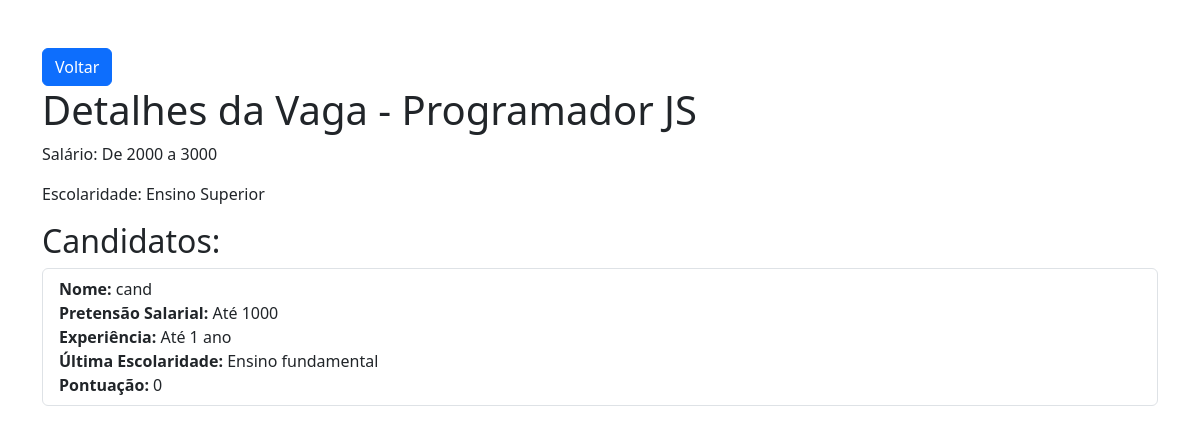
Page /empresas/vagas/19/candidatos/ (signed in) on the committed database.
### empresas/models.py (models this page shows, shortened)
class Vagas(models.Model):
    empresa = models.CharField(max_length=100)
    titulo = models.CharField(max_length=150)
    salario = models.CharField(max_length=50)
    escolaridade = models.CharField(max_length=50)

### candidatos/models.py (models this page shows, shortened)
class Candidatura(models.Model):
    CANDIDATURA_CHOICES = [
        ("Até 1000", "Até 1000"),
        ("De 1000 a 2000", "De 1000 a 2000"),
        ("De 2000 a 3000", "De 2000 a 3000"),
        ("Acima de 3000", "Acima de 3000"),
    ]
    EXPERIENCIA_CHOICES = [
        ("Até 1 ano", "Até 1 ano"),
        ("De 1 ano a 2 anos", "De 1 ano a 2 anos"),
        ("De 2 anos a 3 anos", "De 2 anos a 3 anos"),
        ("Acima de 3 anos", "Acima de 3 anos"),
    ]
    ESCOLARIDADE_CHOICES = [
        ("Ensino fundamental", "Ensino fundamental"),
        ("Ensino médio", "Ensino médio"),
        ("Tecnólogo", "Tecnólogo"),
        ("Ensino Superior", "Ensino Superior"),
        ("Pós / MBA / Mestrado", "Pós / MBA / Mestrado"),
        ("Doutorado", "Doutorado"),
    ]
    candidato = models.ForeignKey(User, on_delete=models.CASCADE)
    vaga = models.ForeignKey(Vagas, on_delete=models.CASCADE)
    pretensao_salario = models.CharField(
        max_length=50, choices=CANDIDATURA_CHOICES, default="Até 1000"
    )
    experiencia = models.CharField(
        max_length=50, choices=EXPERIENCIA_CHOICES, default="Até 1 ano"
    )
    ultima_escolaridade = models.CharField(
        max_length=50, choices=ESCOLARIDADE_CHOICES, default="Ensino fundamental"
    )
    pontuacao = models.IntegerField(default=0)

### empresas/views.py (the view)
@login_required(login_url="/empresas/login")
@has_role_decorator("empresa")
def candidatos_vaga(request, vaga_id):
    vaga = get_object_or_404(Vagas, pk=vaga_id)
    candidaturas = Candidatura.objects.filter(vaga=vaga)
    dict_escolaridade = {
        "Ensino fundamental": 1,
        "Ensino médio": 2,
        "Tecnólogo": 3,
        "Ensino Superior": 4,
        "Pós / MBA / Mestrado": 5,
        "Doutorado": 6,
    }
    for candidatura in candidaturas:
        pontuacao = 0
        if candidatura.pretensao_salario == vaga.salario:
            pontuacao += 1
        escolaridade_vaga = dict_escolaridade[vaga.escolaridade]
        escolaridade_candidato = dict_escolaridade[candidatura.ultima_escolaridade]
        if escolaridade_candidato >= escolaridade_vaga:
            pontuacao += 1
        candidatura.pontuacao = pontuacao
        candidatura.save()
    return render(
        request,
        "empresas/candidatos_vaga.html",
        {"vaga": vaga, "candidaturas": candidaturas},
    )

### empresas/templates/empresas/candidatos_vaga.html (shortened to what this page needs)
{% extends 'base.html' %}
{% block content %}
    <div class="container mt-5">
        <a href="{% url 'vagas' %}" class="btn btn-primary">Voltar</a>
        <h1>Detalhes da Vaga - {{ vaga.titulo }}</h1>
        <p>Salário: {{ vaga.salario }}</p>
        <p>Escolaridade: {{ vaga.escolaridade }}</p>
        <h2>Candidatos:</h2>
        <ul class="list-group">
            {% for candidatura in candidaturas %}
                <li class="list-group-item">
                    <strong>Nome:</strong> {{ candidatura.candidato.username }} <br>
                    <strong>Pretensão Salarial:</strong> {{ candidatura.get_pretensao_salario_display }} <br>
                    <strong>Experiência:</strong> {{ candidatura.get_experiencia_display }} <br>
                    <strong>Última Escolaridade:</strong> {{ candidatura.get_ultima_escolaridade_display }} <br>
                    <strong>Pontuação:</strong> {{ candidatura.pontuacao }} <br>
                </li>
            {% endfor %}
        </ul>
    </div>
{% endblock content %}

### rows in the picture
Vagas: titulo "Programador JS", salario "De 2000 a 3000", escolaridade "Ensino Superior"
Candidatura: candidato.username "cand", pretensao_salario "Até 1000", experiencia "Até 1 ano", ultima_escolaridade "Ensino fundamental", pontuacao "0"
